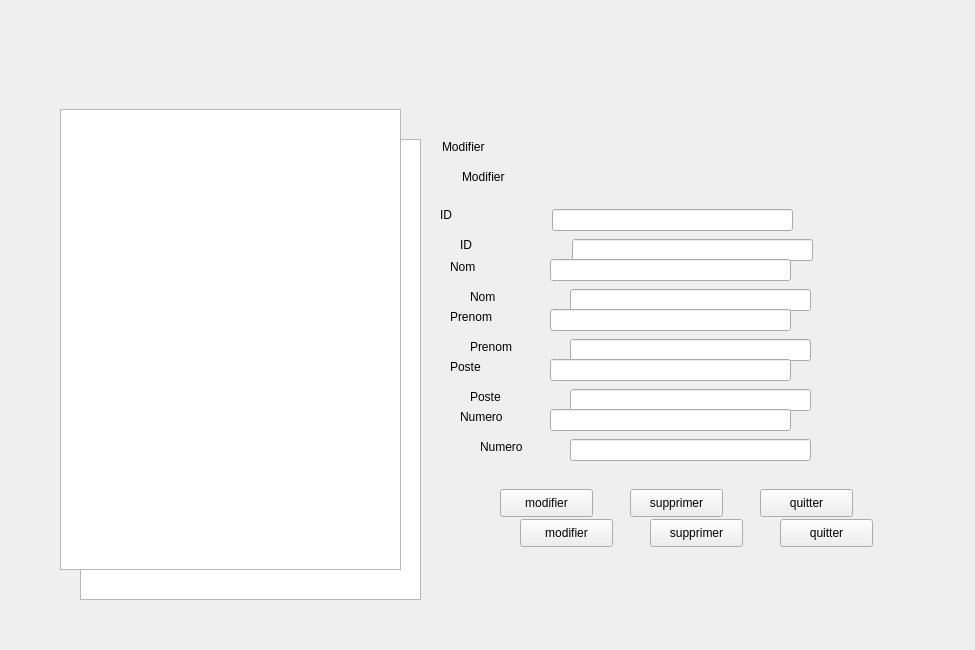
<?xml version="1.0" encoding="UTF-8"?>
<ui version="4.0">
 <class>Dialog</class>
 <widget class="QDialog" name="Dialog">
  <property name="geometry">
   <rect>
    <x>0</x>
    <y>0</y>
    <width>975</width>
    <height>650</height>
   </rect>
  </property>
  <property name="windowTitle">
   <string>Dialog</string>
  </property>
  <widget class="QStackedWidget" name="stackedWidget">
   <property name="geometry">
    <rect>
     <x>20</x>
     <y>9</y>
     <width>931</width>
     <height>641</height>
    </rect>
   </property>
   <property name="currentIndex">
    <number>1</number>
   </property>
   <widget class="QWidget" name="page">
    <widget class="QLineEdit" name="lineEdit_7">
     <property name="geometry">
      <rect>
       <x>180</x>
       <y>240</y>
       <width>331</width>
       <height>31</height>
      </rect>
     </property>
    </widget>
    <widget class="QPushButton" name="pushButton_4">
     <property name="geometry">
      <rect>
       <x>180</x>
       <y>530</y>
       <width>93</width>
       <height>28</height>
      </rect>
     </property>
     <property name="text">
      <string>Ajouter</string>
     </property>
    </widget>
    <widget class="QLabel" name="label_5">
     <property name="geometry">
      <rect>
       <x>730</x>
       <y>20</y>
       <width>171</width>
       <height>141</height>
      </rect>
     </property>
     <property name="text">
      <string/>
     </property>
     <property name="pixmap">
      <pixmap>../84639679_1093221177697262_6017725296000630784_n.png</pixmap>
     </property>
     <property name="scaledContents">
      <bool>true</bool>
     </property>
    </widget>
    <widget class="QLabel" name="label_14">
     <property name="geometry">
      <rect>
       <x>74</x>
       <y>410</y>
       <width>71</width>
       <height>20</height>
      </rect>
     </property>
     <property name="text">
      <string>Nationalité</string>
     </property>
    </widget>
    <widget class="QLabel" name="label_8">
     <property name="geometry">
      <rect>
       <x>90</x>
       <y>250</y>
       <width>55</width>
       <height>16</height>
      </rect>
     </property>
     <property name="text">
      <string>Prénom</string>
     </property>
    </widget>
    <widget class="QLineEdit" name="lineEdit_10">
     <property name="geometry">
      <rect>
       <x>180</x>
       <y>300</y>
       <width>331</width>
       <height>31</height>
      </rect>
     </property>
    </widget>
    <widget class="QLineEdit" name="lineEdit_9">
     <property name="geometry">
      <rect>
       <x>180</x>
       <y>470</y>
       <width>331</width>
       <height>31</height>
      </rect>
     </property>
    </widget>
    <widget class="QLineEdit" name="lineEdit_11">
     <property name="geometry">
      <rect>
       <x>180</x>
       <y>410</y>
       <width>331</width>
       <height>31</height>
      </rect>
     </property>
    </widget>
    <widget class="QLabel" name="label_10">
     <property name="geometry">
      <rect>
       <x>50</x>
       <y>80</y>
       <width>251</width>
       <height>61</height>
      </rect>
     </property>
     <property name="font">
      <font>
       <family>Arial Black</family>
       <weight>75</weight>
       <bold>true</bold>
      </font>
     </property>
     <property name="text">
      <string>Ajouter un joueur :</string>
     </property>
    </widget>
    <widget class="QLabel" name="label_11">
     <property name="geometry">
      <rect>
       <x>90</x>
       <y>200</y>
       <width>55</width>
       <height>16</height>
      </rect>
     </property>
     <property name="text">
      <string>Nom</string>
     </property>
    </widget>
    <widget class="QLabel" name="label_13">
     <property name="geometry">
      <rect>
       <x>90</x>
       <y>350</y>
       <width>55</width>
       <height>16</height>
      </rect>
     </property>
     <property name="text">
      <string>Salaire</string>
     </property>
    </widget>
    <widget class="QLabel" name="label_9">
     <property name="geometry">
      <rect>
       <x>84</x>
       <y>470</y>
       <width>61</width>
       <height>20</height>
      </rect>
     </property>
     <property name="text">
      <string>Téléphone</string>
     </property>
    </widget>
    <widget class="QLineEdit" name="lineEdit_12">
     <property name="geometry">
      <rect>
       <x>180</x>
       <y>181</y>
       <width>331</width>
       <height>31</height>
      </rect>
     </property>
    </widget>
    <widget class="QPushButton" name="pushButton_3">
     <property name="geometry">
      <rect>
       <x>420</x>
       <y>530</y>
       <width>93</width>
       <height>28</height>
      </rect>
     </property>
     <property name="text">
      <string>Déconnexion</string>
     </property>
    </widget>
    <widget class="QLineEdit" name="lineEdit_8">
     <property name="geometry">
      <rect>
       <x>180</x>
       <y>350</y>
       <width>331</width>
       <height>31</height>
      </rect>
     </property>
    </widget>
    <widget class="QLabel" name="label_12">
     <property name="geometry">
      <rect>
       <x>90</x>
       <y>300</y>
       <width>55</width>
       <height>16</height>
      </rect>
     </property>
     <property name="text">
      <string>Age</string>
     </property>
    </widget>
   </widget>
   <widget class="QWidget" name="page_2">
    <widget class="QLabel" name="label_2">
     <property name="geometry">
      <rect>
       <x>440</x>
       <y>226</y>
       <width>61</width>
       <height>20</height>
      </rect>
     </property>
     <property name="text">
      <string>ID</string>
     </property>
    </widget>
    <widget class="QLineEdit" name="lineEdit_2">
     <property name="geometry">
      <rect>
       <x>550</x>
       <y>280</y>
       <width>241</width>
       <height>22</height>
      </rect>
     </property>
    </widget>
    <widget class="QPushButton" name="pushButton_2">
     <property name="geometry">
      <rect>
       <x>500</x>
       <y>510</y>
       <width>93</width>
       <height>28</height>
      </rect>
     </property>
     <property name="text">
      <string>modifier</string>
     </property>
    </widget>
    <widget class="QLabel" name="label_3">
     <property name="geometry">
      <rect>
       <x>450</x>
       <y>280</y>
       <width>55</width>
       <height>16</height>
      </rect>
     </property>
     <property name="text">
      <string>Nom</string>
     </property>
    </widget>
    <widget class="QLabel" name="label_6">
     <property name="geometry">
      <rect>
       <x>460</x>
       <y>430</y>
       <width>55</width>
       <height>16</height>
      </rect>
     </property>
     <property name="text">
      <string>Numero</string>
     </property>
    </widget>
    <widget class="QLabel" name="label_4">
     <property name="geometry">
      <rect>
       <x>450</x>
       <y>330</y>
       <width>55</width>
       <height>16</height>
      </rect>
     </property>
     <property name="text">
      <string>Prenom</string>
     </property>
    </widget>
    <widget class="QLabel" name="label_7">
     <property name="geometry">
      <rect>
       <x>750</x>
       <y>20</y>
       <width>171</width>
       <height>141</height>
      </rect>
     </property>
     <property name="text">
      <string/>
     </property>
     <property name="pixmap">
      <pixmap>../84639679_1093221177697262_6017725296000630784_n.png</pixmap>
     </property>
     <property name="scaledContents">
      <bool>true</bool>
     </property>
    </widget>
    <widget class="QLineEdit" name="lineEdit_4">
     <property name="geometry">
      <rect>
       <x>550</x>
       <y>380</y>
       <width>241</width>
       <height>22</height>
      </rect>
     </property>
    </widget>
    <widget class="QPushButton" name="pushButton_5">
     <property name="geometry">
      <rect>
       <x>760</x>
       <y>510</y>
       <width>93</width>
       <height>28</height>
      </rect>
     </property>
     <property name="text">
      <string>quitter</string>
     </property>
    </widget>
    <widget class="QPushButton" name="pushButton">
     <property name="geometry">
      <rect>
       <x>630</x>
       <y>510</y>
       <width>93</width>
       <height>28</height>
      </rect>
     </property>
     <property name="text">
      <string>supprimer</string>
     </property>
    </widget>
    <widget class="QLineEdit" name="lineEdit">
     <property name="geometry">
      <rect>
       <x>552</x>
       <y>230</y>
       <width>241</width>
       <height>22</height>
      </rect>
     </property>
    </widget>
    <widget class="QTableView" name="tableView">
     <property name="geometry">
      <rect>
       <x>60</x>
       <y>130</y>
       <width>341</width>
       <height>461</height>
      </rect>
     </property>
    </widget>
    <widget class="QLineEdit" name="lineEdit_5">
     <property name="geometry">
      <rect>
       <x>550</x>
       <y>430</y>
       <width>241</width>
       <height>22</height>
      </rect>
     </property>
    </widget>
    <widget class="QLabel" name="label">
     <property name="geometry">
      <rect>
       <x>442</x>
       <y>160</y>
       <width>131</width>
       <height>16</height>
      </rect>
     </property>
     <property name="text">
      <string>Modifier</string>
     </property>
    </widget>
    <widget class="QLineEdit" name="lineEdit_3">
     <property name="geometry">
      <rect>
       <x>550</x>
       <y>330</y>
       <width>241</width>
       <height>22</height>
      </rect>
     </property>
    </widget>
    <widget class="QLabel" name="label_15">
     <property name="geometry">
      <rect>
       <x>450</x>
       <y>380</y>
       <width>55</width>
       <height>16</height>
      </rect>
     </property>
     <property name="text">
      <string>Poste</string>
     </property>
    </widget>
    <widget class="QStackedWidget" name="stackedWidget_2">
     <property name="geometry">
      <rect>
       <x>-20</x>
       <y>-30</y>
       <width>931</width>
       <height>641</height>
      </rect>
     </property>
     <property name="currentIndex">
      <number>1</number>
     </property>
     <widget class="QWidget" name="page_3">
      <widget class="QLineEdit" name="lineEdit_13">
       <property name="geometry">
        <rect>
         <x>180</x>
         <y>240</y>
         <width>331</width>
         <height>31</height>
        </rect>
       </property>
      </widget>
      <widget class="QPushButton" name="pushButton_6">
       <property name="geometry">
        <rect>
         <x>180</x>
         <y>530</y>
         <width>93</width>
         <height>28</height>
        </rect>
       </property>
       <property name="text">
        <string>Ajouter</string>
       </property>
      </widget>
      <widget class="QLabel" name="label_16">
       <property name="geometry">
        <rect>
         <x>730</x>
         <y>20</y>
         <width>171</width>
         <height>141</height>
        </rect>
       </property>
       <property name="text">
        <string/>
       </property>
       <property name="pixmap">
        <pixmap>../84639679_1093221177697262_6017725296000630784_n.png</pixmap>
       </property>
       <property name="scaledContents">
        <bool>true</bool>
       </property>
      </widget>
      <widget class="QLabel" name="label_17">
       <property name="geometry">
        <rect>
         <x>74</x>
         <y>410</y>
         <width>71</width>
         <height>20</height>
        </rect>
       </property>
       <property name="text">
        <string>Nationalité</string>
       </property>
      </widget>
      <widget class="QLabel" name="label_18">
       <property name="geometry">
        <rect>
         <x>90</x>
         <y>250</y>
         <width>55</width>
         <height>16</height>
        </rect>
       </property>
       <property name="text">
        <string>Prénom</string>
       </property>
      </widget>
      <widget class="QLineEdit" name="lineEdit_14">
       <property name="geometry">
        <rect>
         <x>180</x>
         <y>300</y>
         <width>331</width>
         <height>31</height>
        </rect>
       </property>
      </widget>
      <widget class="QLineEdit" name="lineEdit_15">
       <property name="geometry">
        <rect>
         <x>180</x>
         <y>470</y>
         <width>331</width>
         <height>31</height>
        </rect>
       </property>
      </widget>
      <widget class="QLineEdit" name="lineEdit_16">
       <property name="geometry">
        <rect>
         <x>180</x>
         <y>410</y>
         <width>331</width>
         <height>31</height>
        </rect>
       </property>
      </widget>
      <widget class="QLabel" name="label_19">
       <property name="geometry">
        <rect>
         <x>50</x>
         <y>80</y>
         <width>251</width>
         <height>61</height>
        </rect>
       </property>
       <property name="font">
        <font>
         <family>Arial Black</family>
         <weight>75</weight>
         <bold>true</bold>
        </font>
       </property>
       <property name="text">
        <string>Ajouter un joueur :</string>
       </property>
      </widget>
      <widget class="QLabel" name="label_20">
       <property name="geometry">
        <rect>
         <x>90</x>
         <y>200</y>
         <width>55</width>
         <height>16</height>
        </rect>
       </property>
       <property name="text">
        <string>Nom</string>
       </property>
      </widget>
      <widget class="QLabel" name="label_21">
       <property name="geometry">
        <rect>
         <x>90</x>
         <y>350</y>
         <width>55</width>
         <height>16</height>
        </rect>
       </property>
       <property name="text">
        <string>Salaire</string>
       </property>
      </widget>
      <widget class="QLabel" name="label_22">
       <property name="geometry">
        <rect>
         <x>84</x>
         <y>470</y>
         <width>61</width>
         <height>20</height>
        </rect>
       </property>
       <property name="text">
        <string>Téléphone</string>
       </property>
      </widget>
      <widget class="QLineEdit" name="lineEdit_17">
       <property name="geometry">
        <rect>
         <x>180</x>
         <y>181</y>
         <width>331</width>
         <height>31</height>
        </rect>
       </property>
      </widget>
      <widget class="QPushButton" name="pushButton_7">
       <property name="geometry">
        <rect>
         <x>420</x>
         <y>530</y>
         <width>93</width>
         <height>28</height>
        </rect>
       </property>
       <property name="text">
        <string>Déconnexion</string>
       </property>
      </widget>
      <widget class="QLineEdit" name="lineEdit_18">
       <property name="geometry">
        <rect>
         <x>180</x>
         <y>350</y>
         <width>331</width>
         <height>31</height>
        </rect>
       </property>
      </widget>
      <widget class="QLabel" name="label_23">
       <property name="geometry">
        <rect>
         <x>90</x>
         <y>300</y>
         <width>55</width>
         <height>16</height>
        </rect>
       </property>
       <property name="text">
        <string>Age</string>
       </property>
      </widget>
     </widget>
     <widget class="QWidget" name="page_4">
      <widget class="QLabel" name="label_24">
       <property name="geometry">
        <rect>
         <x>440</x>
         <y>226</y>
         <width>61</width>
         <height>20</height>
        </rect>
       </property>
       <property name="text">
        <string>ID</string>
       </property>
      </widget>
      <widget class="QLineEdit" name="lineEdit_6">
       <property name="geometry">
        <rect>
         <x>550</x>
         <y>280</y>
         <width>241</width>
         <height>22</height>
        </rect>
       </property>
      </widget>
      <widget class="QPushButton" name="pushButton_8">
       <property name="geometry">
        <rect>
         <x>500</x>
         <y>510</y>
         <width>93</width>
         <height>28</height>
        </rect>
       </property>
       <property name="text">
        <string>modifier</string>
       </property>
      </widget>
      <widget class="QLabel" name="label_25">
       <property name="geometry">
        <rect>
         <x>450</x>
         <y>280</y>
         <width>55</width>
         <height>16</height>
        </rect>
       </property>
       <property name="text">
        <string>Nom</string>
       </property>
      </widget>
      <widget class="QLabel" name="label_26">
       <property name="geometry">
        <rect>
         <x>460</x>
         <y>430</y>
         <width>55</width>
         <height>16</height>
        </rect>
       </property>
       <property name="text">
        <string>Numero</string>
       </property>
      </widget>
      <widget class="QLabel" name="label_27">
       <property name="geometry">
        <rect>
         <x>450</x>
         <y>330</y>
         <width>55</width>
         <height>16</height>
        </rect>
       </property>
       <property name="text">
        <string>Prenom</string>
       </property>
      </widget>
      <widget class="QLabel" name="label_28">
       <property name="geometry">
        <rect>
         <x>750</x>
         <y>20</y>
         <width>171</width>
         <height>141</height>
        </rect>
       </property>
       <property name="text">
        <string/>
       </property>
       <property name="pixmap">
        <pixmap>../84639679_1093221177697262_6017725296000630784_n.png</pixmap>
       </property>
       <property name="scaledContents">
        <bool>true</bool>
       </property>
      </widget>
      <widget class="QLineEdit" name="lineEdit_19">
       <property name="geometry">
        <rect>
         <x>550</x>
         <y>380</y>
         <width>241</width>
         <height>22</height>
        </rect>
       </property>
      </widget>
      <widget class="QPushButton" name="pushButton_9">
       <property name="geometry">
        <rect>
         <x>760</x>
         <y>510</y>
         <width>93</width>
         <height>28</height>
        </rect>
       </property>
       <property name="text">
        <string>quitter</string>
       </property>
      </widget>
      <widget class="QPushButton" name="pushButton_10">
       <property name="geometry">
        <rect>
         <x>630</x>
         <y>510</y>
         <width>93</width>
         <height>28</height>
        </rect>
       </property>
       <property name="text">
        <string>supprimer</string>
       </property>
      </widget>
      <widget class="QLineEdit" name="lineEdit_20">
       <property name="geometry">
        <rect>
         <x>552</x>
         <y>230</y>
         <width>241</width>
         <height>22</height>
        </rect>
       </property>
      </widget>
      <widget class="QTableView" name="tableView_2">
       <property name="geometry">
        <rect>
         <x>60</x>
         <y>130</y>
         <width>341</width>
         <height>461</height>
        </rect>
       </property>
      </widget>
      <widget class="QLineEdit" name="lineEdit_21">
       <property name="geometry">
        <rect>
         <x>550</x>
         <y>430</y>
         <width>241</width>
         <height>22</height>
        </rect>
       </property>
      </widget>
      <widget class="QLabel" name="label_29">
       <property name="geometry">
        <rect>
         <x>442</x>
         <y>160</y>
         <width>131</width>
         <height>16</height>
        </rect>
       </property>
       <property name="text">
        <string>Modifier</string>
       </property>
      </widget>
      <widget class="QLineEdit" name="lineEdit_22">
       <property name="geometry">
        <rect>
         <x>550</x>
         <y>330</y>
         <width>241</width>
         <height>22</height>
        </rect>
       </property>
      </widget>
      <widget class="QLabel" name="label_30">
       <property name="geometry">
        <rect>
         <x>450</x>
         <y>380</y>
         <width>55</width>
         <height>16</height>
        </rect>
       </property>
       <property name="text">
        <string>Poste</string>
       </property>
      </widget>
     </widget>
    </widget>
   </widget>
  </widget>
 </widget>
 <resources/>
 <connections/>
</ui>
